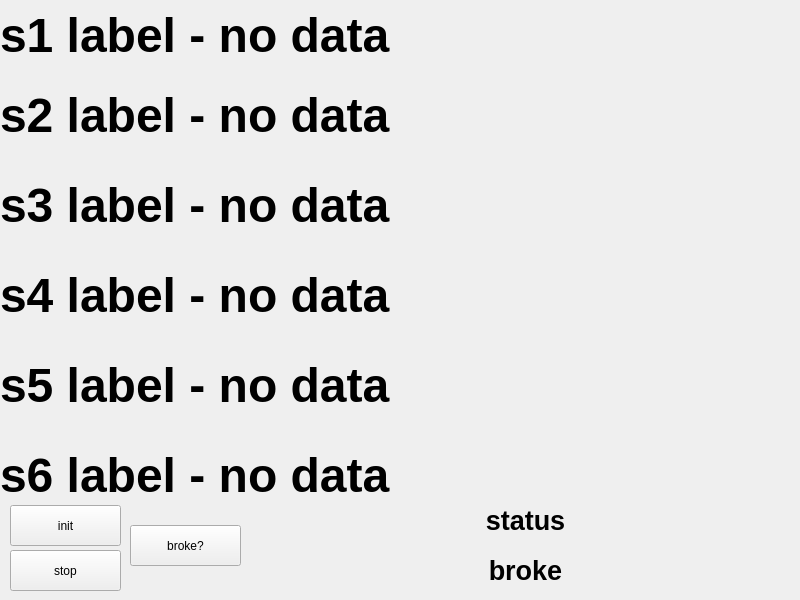
<?xml version="1.0" encoding="UTF-8"?>
<ui version="4.0">
 <class>MainWindow</class>
 <widget class="QMainWindow" name="MainWindow">
  <property name="geometry">
   <rect>
    <x>0</x>
    <y>0</y>
    <width>800</width>
    <height>600</height>
   </rect>
  </property>
  <property name="windowTitle">
   <string>MainWindow</string>
  </property>
  <widget class="QWidget" name="centralwidget">
   <widget class="QLabel" name="s2txt">
    <property name="geometry">
     <rect>
      <x>0</x>
      <y>80</y>
      <width>801</width>
      <height>71</height>
     </rect>
    </property>
    <property name="font">
     <font>
      <pointsize>36</pointsize>
      <weight>75</weight>
      <bold>true</bold>
     </font>
    </property>
    <property name="text">
     <string>s2 label - no data</string>
    </property>
   </widget>
   <widget class="QLabel" name="s4txt">
    <property name="geometry">
     <rect>
      <x>0</x>
      <y>260</y>
      <width>801</width>
      <height>71</height>
     </rect>
    </property>
    <property name="font">
     <font>
      <pointsize>36</pointsize>
      <weight>75</weight>
      <bold>true</bold>
     </font>
    </property>
    <property name="text">
     <string>s4 label - no data</string>
    </property>
   </widget>
   <widget class="QLabel" name="s3txt">
    <property name="geometry">
     <rect>
      <x>0</x>
      <y>170</y>
      <width>801</width>
      <height>71</height>
     </rect>
    </property>
    <property name="font">
     <font>
      <pointsize>36</pointsize>
      <weight>75</weight>
      <bold>true</bold>
     </font>
    </property>
    <property name="text">
     <string>s3 label - no data</string>
    </property>
   </widget>
   <widget class="QLabel" name="broketxt">
    <property name="geometry">
     <rect>
      <x>260</x>
      <y>550</y>
      <width>531</width>
      <height>41</height>
     </rect>
    </property>
    <property name="font">
     <font>
      <pointsize>20</pointsize>
      <weight>75</weight>
      <bold>true</bold>
     </font>
    </property>
    <property name="text">
     <string>broke</string>
    </property>
    <property name="alignment">
     <set>Qt::AlignCenter</set>
    </property>
   </widget>
   <widget class="QLabel" name="statustxt">
    <property name="geometry">
     <rect>
      <x>260</x>
      <y>500</y>
      <width>531</width>
      <height>41</height>
     </rect>
    </property>
    <property name="font">
     <font>
      <pointsize>20</pointsize>
      <weight>75</weight>
      <bold>true</bold>
     </font>
    </property>
    <property name="text">
     <string>status</string>
    </property>
    <property name="alignment">
     <set>Qt::AlignCenter</set>
    </property>
   </widget>
   <widget class="QLabel" name="s1txt">
    <property name="geometry">
     <rect>
      <x>0</x>
      <y>0</y>
      <width>801</width>
      <height>71</height>
     </rect>
    </property>
    <property name="font">
     <font>
      <pointsize>36</pointsize>
      <weight>75</weight>
      <bold>true</bold>
     </font>
    </property>
    <property name="text">
     <string>s1 label - no data</string>
    </property>
   </widget>
   <widget class="QLabel" name="s6txt">
    <property name="geometry">
     <rect>
      <x>0</x>
      <y>440</y>
      <width>801</width>
      <height>71</height>
     </rect>
    </property>
    <property name="font">
     <font>
      <pointsize>36</pointsize>
      <weight>75</weight>
      <bold>true</bold>
     </font>
    </property>
    <property name="text">
     <string>s6 label - no data</string>
    </property>
   </widget>
   <widget class="QPushButton" name="brokeButt">
    <property name="geometry">
     <rect>
      <x>130</x>
      <y>525</y>
      <width>111</width>
      <height>41</height>
     </rect>
    </property>
    <property name="text">
     <string>broke?</string>
    </property>
   </widget>
   <widget class="QPushButton" name="initButt">
    <property name="geometry">
     <rect>
      <x>10</x>
      <y>505</y>
      <width>111</width>
      <height>41</height>
     </rect>
    </property>
    <property name="text">
     <string>init</string>
    </property>
   </widget>
   <widget class="QLabel" name="s5txt">
    <property name="geometry">
     <rect>
      <x>0</x>
      <y>350</y>
      <width>801</width>
      <height>71</height>
     </rect>
    </property>
    <property name="font">
     <font>
      <pointsize>36</pointsize>
      <weight>75</weight>
      <bold>true</bold>
     </font>
    </property>
    <property name="text">
     <string>s5 label - no data</string>
    </property>
   </widget>
   <widget class="QPushButton" name="stopButt">
    <property name="geometry">
     <rect>
      <x>10</x>
      <y>550</y>
      <width>111</width>
      <height>41</height>
     </rect>
    </property>
    <property name="text">
     <string>stop</string>
    </property>
   </widget>
  </widget>
 </widget>
 <resources/>
 <connections/>
</ui>
